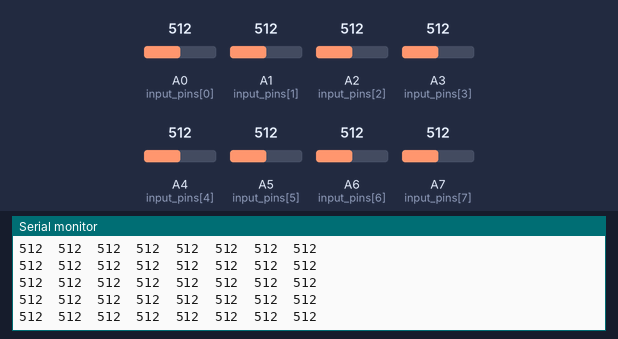
Bench run of a sketch on a simulated Arduino Nano, built with avr-gcc and run on an emulated ATmega328P. On the bench: the last lines printed to the serial monitor. The test bench sets the inputs (shaded band); at power-on: A0 (input_pins[0]) = 512, A1 (input_pins[1]) = 512, A2 (input_pins[2]) = 512, A3 (input_pins[3]) = 512, A4 (input_pins[4]) = 512, A5 (input_pins[5]) = 512, A6 (input_pins[6]) = 512, A7 (input_pins[7]) = 512.

Above: at 1.2 s.
1.3 s: A0 (input_pins[0]) set to 107
At 2.2 s:
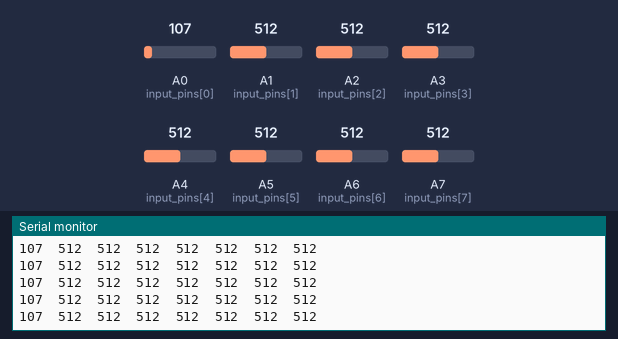
4.3 s: A0 (input_pins[0]) set to 93
At 5.4 s:
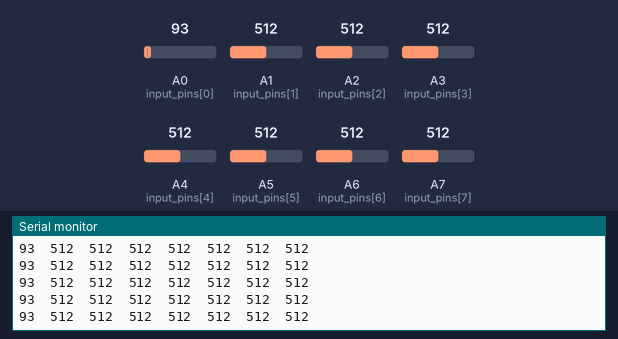
5.8 s: A1 (input_pins[1]) set to 111
At 6.5 s:
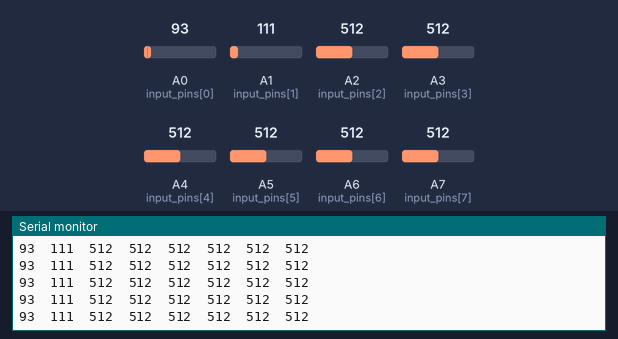
7.3 s: A1 (input_pins[1]) set to 91
At 8.0 s:
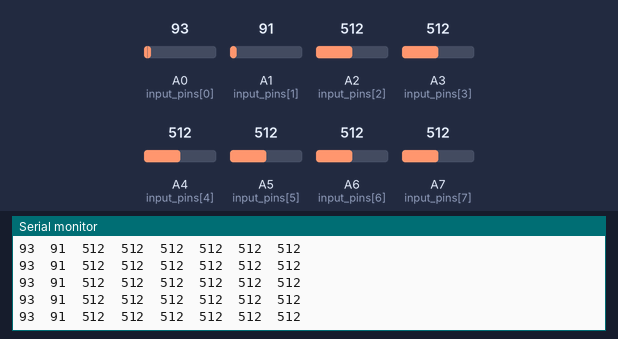
Timing chart, 0 to 10.3 s (numbered marks = the images above; inputs shaded):
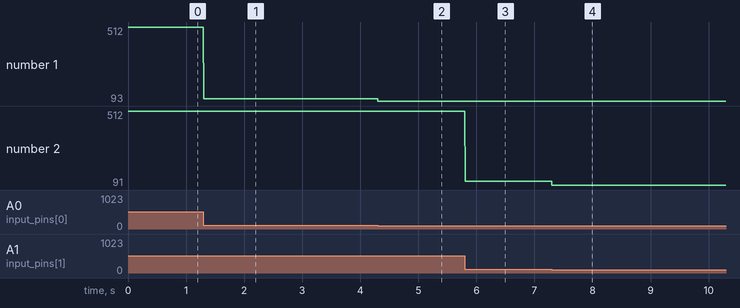

Measured:
- after the input at 1.3 s, the serial monitor: prints a new line at once (image 1)
- after the input at 4.3 s, the serial monitor: prints a new line at once (image 2)
- after the input at 5.8 s, the serial monitor: prints a new line at once (image 3)
- after the input at 7.3 s, the serial monitor: prints a new line at once (image 4)
- plotted number 1: 512 → 107 after the input at 1.3 s, 107 → 93 after the input at 4.3 s
- plotted number 2: 512 → 111 after the input at 5.8 s, 111 → 91 after the input at 7.3 s

The sketch:

DumbPipe2.ino
```cpp
#define AVERAGES 1
#define CAP 4095.0
#define OFFSET (-2048 * AVERAGES)
//#define FACTOR 1.0 / CAP
#define FACTOR 1
#define PIN_NUMBER 8
#define SAMPLE_INTERVAL_MICROS 5000

unsigned long next_sample_time;
int input_pins[] = {A0, A1, A2, A3, A4, A5, A6, A7};
unsigned int samples[PIN_NUMBER];
int avg;

void setup() {
  Serial.begin(115200);
  //analogReadResolution(12);
  next_sample_time = 0;
  //analogReference(AR_INTERNAL1V2);
}
void loop() {
  while(micros() < next_sample_time){}
  next_sample_time = micros() + SAMPLE_INTERVAL_MICROS;

  for (int i = 0; i < PIN_NUMBER; i++) {
    avg = 0;
    for (int j = 0; j < AVERAGES; j++) {
      avg += analogRead(input_pins[i]);
    }
    samples[i] = avg * FACTOR;
  }
  Serial.print(samples[0]);
  for (int i = 1; i < PIN_NUMBER; i++) {
    Serial.print("\t");
    Serial.print(samples[i]);
  }
  Serial.println();
}
```
